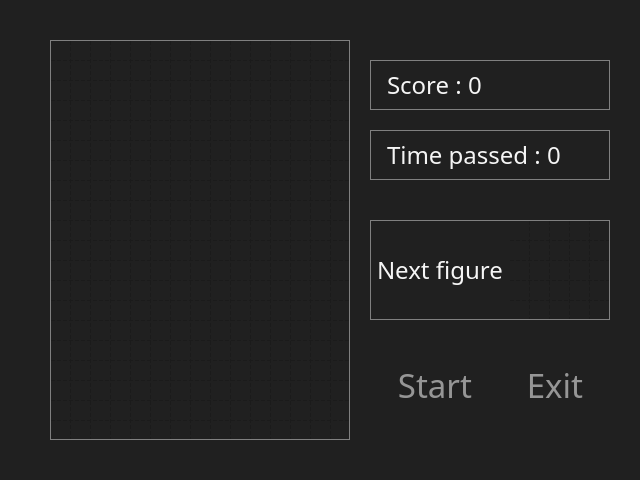
<?xml version="1.0" encoding="UTF-8"?>
<ui version="4.0">
 <class>Dialog</class>
 <widget class="QDialog" name="Dialog">
  <property name="geometry">
   <rect>
    <x>0</x>
    <y>0</y>
    <width>640</width>
    <height>480</height>
   </rect>
  </property>
  <property name="sizePolicy">
   <sizepolicy hsizetype="Fixed" vsizetype="Fixed">
    <horstretch>0</horstretch>
    <verstretch>0</verstretch>
   </sizepolicy>
  </property>
  <property name="windowTitle">
   <string>Game</string>
  </property>
  <property name="styleSheet">
   <string notr="true">background-color: rgb(32, 32, 32);</string>
  </property>
  <widget class="QTableWidget" name="PlayTable">
   <property name="enabled">
    <bool>false</bool>
   </property>
   <property name="geometry">
    <rect>
     <x>50</x>
     <y>40</y>
     <width>300</width>
     <height>400</height>
    </rect>
   </property>
   <property name="sizePolicy">
    <sizepolicy hsizetype="Fixed" vsizetype="Fixed">
     <horstretch>0</horstretch>
     <verstretch>0</verstretch>
    </sizepolicy>
   </property>
   <property name="minimumSize">
    <size>
     <width>300</width>
     <height>400</height>
    </size>
   </property>
   <property name="maximumSize">
    <size>
     <width>300</width>
     <height>400</height>
    </size>
   </property>
   <property name="font">
    <font>
     <pointsize>2</pointsize>
    </font>
   </property>
   <property name="cursor" stdset="0">
    <cursorShape>CrossCursor</cursorShape>
   </property>
   <property name="focusPolicy">
    <enum>Qt::NoFocus</enum>
   </property>
   <property name="styleSheet">
    <string notr="true">color: rgba(0,0,0,0);
border: 1px solid grey;
text-indent: 50px;
letter-spacing: -10px;
line-height: 0.8;
white-space: nowrap;
padding: 0;
margin: 0;</string>
   </property>
   <property name="frameShape">
    <enum>QFrame::Panel</enum>
   </property>
   <property name="frameShadow">
    <enum>QFrame::Plain</enum>
   </property>
   <property name="verticalScrollBarPolicy">
    <enum>Qt::ScrollBarAlwaysOff</enum>
   </property>
   <property name="horizontalScrollBarPolicy">
    <enum>Qt::ScrollBarAlwaysOff</enum>
   </property>
   <property name="sizeAdjustPolicy">
    <enum>QAbstractScrollArea::AdjustToContents</enum>
   </property>
   <property name="autoScroll">
    <bool>false</bool>
   </property>
   <property name="autoScrollMargin">
    <number>0</number>
   </property>
   <property name="editTriggers">
    <set>QAbstractItemView::NoEditTriggers</set>
   </property>
   <property name="tabKeyNavigation">
    <bool>false</bool>
   </property>
   <property name="showDropIndicator" stdset="0">
    <bool>false</bool>
   </property>
   <property name="dragDropOverwriteMode">
    <bool>false</bool>
   </property>
   <property name="selectionMode">
    <enum>QAbstractItemView::NoSelection</enum>
   </property>
   <property name="textElideMode">
    <enum>Qt::ElideMiddle</enum>
   </property>
   <property name="showGrid">
    <bool>true</bool>
   </property>
   <property name="gridStyle">
    <enum>Qt::DashLine</enum>
   </property>
   <property name="wordWrap">
    <bool>true</bool>
   </property>
   <property name="rowCount">
    <number>20</number>
   </property>
   <property name="columnCount">
    <number>15</number>
   </property>
   <attribute name="horizontalHeaderVisible">
    <bool>false</bool>
   </attribute>
   <attribute name="horizontalHeaderMinimumSectionSize">
    <number>0</number>
   </attribute>
   <attribute name="horizontalHeaderDefaultSectionSize">
    <number>20</number>
   </attribute>
   <attribute name="horizontalHeaderHighlightSections">
    <bool>false</bool>
   </attribute>
   <attribute name="verticalHeaderVisible">
    <bool>false</bool>
   </attribute>
   <attribute name="verticalHeaderMinimumSectionSize">
    <number>0</number>
   </attribute>
   <attribute name="verticalHeaderDefaultSectionSize">
    <number>20</number>
   </attribute>
   <attribute name="verticalHeaderHighlightSections">
    <bool>false</bool>
   </attribute>
   <row/>
   <row/>
   <row/>
   <row/>
   <row/>
   <row/>
   <row/>
   <row/>
   <row/>
   <row/>
   <row/>
   <row/>
   <row/>
   <row/>
   <row/>
   <row/>
   <row/>
   <row/>
   <row/>
   <row/>
   <column/>
   <column/>
   <column/>
   <column/>
   <column/>
   <column/>
   <column/>
   <column/>
   <column/>
   <column/>
   <column/>
   <column/>
   <column/>
   <column/>
   <column/>
   <item row="0" column="0">
    <property name="text">
     <string>1</string>
    </property>
   </item>
  </widget>
  <widget class="QLabel" name="ScoreText">
   <property name="geometry">
    <rect>
     <x>370</x>
     <y>60</y>
     <width>240</width>
     <height>50</height>
    </rect>
   </property>
   <property name="sizePolicy">
    <sizepolicy hsizetype="Fixed" vsizetype="Fixed">
     <horstretch>0</horstretch>
     <verstretch>0</verstretch>
    </sizepolicy>
   </property>
   <property name="minimumSize">
    <size>
     <width>240</width>
     <height>50</height>
    </size>
   </property>
   <property name="maximumSize">
    <size>
     <width>240</width>
     <height>50</height>
    </size>
   </property>
   <property name="font">
    <font>
     <family>TF2 Secondary</family>
     <pointsize>18</pointsize>
    </font>
   </property>
   <property name="cursor">
    <cursorShape>IBeamCursor</cursorShape>
   </property>
   <property name="styleSheet">
    <string notr="true">Border: 1px solid grey;
padding: 10px;
color: rgb(245, 245, 245);</string>
   </property>
   <property name="text">
    <string>Score : 0</string>
   </property>
  </widget>
  <widget class="QLabel" name="TimeText">
   <property name="geometry">
    <rect>
     <x>370</x>
     <y>130</y>
     <width>240</width>
     <height>50</height>
    </rect>
   </property>
   <property name="sizePolicy">
    <sizepolicy hsizetype="Fixed" vsizetype="Fixed">
     <horstretch>0</horstretch>
     <verstretch>0</verstretch>
    </sizepolicy>
   </property>
   <property name="minimumSize">
    <size>
     <width>240</width>
     <height>50</height>
    </size>
   </property>
   <property name="maximumSize">
    <size>
     <width>240</width>
     <height>50</height>
    </size>
   </property>
   <property name="font">
    <font>
     <family>TF2 Secondary</family>
     <pointsize>18</pointsize>
    </font>
   </property>
   <property name="cursor">
    <cursorShape>IBeamCursor</cursorShape>
   </property>
   <property name="styleSheet">
    <string notr="true">Border: 1px solid grey;
padding: 10px;
color: rgb(245, 245, 245);</string>
   </property>
   <property name="text">
    <string>Time passed : 0</string>
   </property>
  </widget>
  <widget class="QPushButton" name="ExitButton">
   <property name="geometry">
    <rect>
     <x>500</x>
     <y>360</y>
     <width>110</width>
     <height>50</height>
    </rect>
   </property>
   <property name="sizePolicy">
    <sizepolicy hsizetype="Fixed" vsizetype="Fixed">
     <horstretch>0</horstretch>
     <verstretch>0</verstretch>
    </sizepolicy>
   </property>
   <property name="minimumSize">
    <size>
     <width>110</width>
     <height>50</height>
    </size>
   </property>
   <property name="maximumSize">
    <size>
     <width>110</width>
     <height>50</height>
    </size>
   </property>
   <property name="font">
    <font>
     <family>TF2</family>
     <pointsize>25</pointsize>
    </font>
   </property>
   <property name="cursor">
    <cursorShape>PointingHandCursor</cursorShape>
   </property>
   <property name="styleSheet">
    <string notr="true">QPushButton {
background-color: rgba(255, 255, 255, 0);
border: 0;
color: rgb(150, 150, 150);
}
QPushButton:hover{
background-color: rgba(255, 255, 255, 45);
color: rgb(255,255,255);
}
</string>
   </property>
   <property name="text">
    <string>Exit</string>
   </property>
  </widget>
  <widget class="QPushButton" name="PauseButton">
   <property name="geometry">
    <rect>
     <x>380</x>
     <y>360</y>
     <width>110</width>
     <height>50</height>
    </rect>
   </property>
   <property name="sizePolicy">
    <sizepolicy hsizetype="Fixed" vsizetype="Fixed">
     <horstretch>0</horstretch>
     <verstretch>0</verstretch>
    </sizepolicy>
   </property>
   <property name="minimumSize">
    <size>
     <width>110</width>
     <height>50</height>
    </size>
   </property>
   <property name="maximumSize">
    <size>
     <width>110</width>
     <height>50</height>
    </size>
   </property>
   <property name="font">
    <font>
     <family>TF2</family>
     <pointsize>25</pointsize>
    </font>
   </property>
   <property name="cursor">
    <cursorShape>PointingHandCursor</cursorShape>
   </property>
   <property name="styleSheet">
    <string notr="true">QPushButton {
background-color: rgba(255, 255, 255, 0);
border: 0;
color: rgb(150, 150, 150);
}
QPushButton:hover{
background-color: rgba(255, 255, 255, 45);
color: rgb(255,255,255);
}
</string>
   </property>
   <property name="text">
    <string>Start</string>
   </property>
  </widget>
  <widget class="QTableWidget" name="FigureWindow">
   <property name="geometry">
    <rect>
     <x>510</x>
     <y>220</y>
     <width>100</width>
     <height>100</height>
    </rect>
   </property>
   <property name="sizePolicy">
    <sizepolicy hsizetype="Fixed" vsizetype="Fixed">
     <horstretch>0</horstretch>
     <verstretch>0</verstretch>
    </sizepolicy>
   </property>
   <property name="minimumSize">
    <size>
     <width>100</width>
     <height>100</height>
    </size>
   </property>
   <property name="maximumSize">
    <size>
     <width>100</width>
     <height>100</height>
    </size>
   </property>
   <property name="font">
    <font>
     <pointsize>8</pointsize>
    </font>
   </property>
   <property name="focusPolicy">
    <enum>Qt::NoFocus</enum>
   </property>
   <property name="styleSheet">
    <string notr="true">Border: 1px solid grey;
border-left: 0px;
color: rgba(0,0,0,0);

</string>
   </property>
   <property name="frameShape">
    <enum>QFrame::Panel</enum>
   </property>
   <property name="frameShadow">
    <enum>QFrame::Plain</enum>
   </property>
   <property name="verticalScrollBarPolicy">
    <enum>Qt::ScrollBarAlwaysOff</enum>
   </property>
   <property name="horizontalScrollBarPolicy">
    <enum>Qt::ScrollBarAlwaysOff</enum>
   </property>
   <property name="sizeAdjustPolicy">
    <enum>QAbstractScrollArea::AdjustToContents</enum>
   </property>
   <property name="autoScroll">
    <bool>false</bool>
   </property>
   <property name="autoScrollMargin">
    <number>0</number>
   </property>
   <property name="editTriggers">
    <set>QAbstractItemView::NoEditTriggers</set>
   </property>
   <property name="tabKeyNavigation">
    <bool>false</bool>
   </property>
   <property name="showDropIndicator" stdset="0">
    <bool>false</bool>
   </property>
   <property name="dragDropOverwriteMode">
    <bool>false</bool>
   </property>
   <property name="selectionMode">
    <enum>QAbstractItemView::NoSelection</enum>
   </property>
   <property name="textElideMode">
    <enum>Qt::ElideMiddle</enum>
   </property>
   <property name="gridStyle">
    <enum>Qt::DashLine</enum>
   </property>
   <property name="cornerButtonEnabled">
    <bool>false</bool>
   </property>
   <property name="rowCount">
    <number>5</number>
   </property>
   <property name="columnCount">
    <number>5</number>
   </property>
   <attribute name="horizontalHeaderVisible">
    <bool>false</bool>
   </attribute>
   <attribute name="horizontalHeaderMinimumSectionSize">
    <number>0</number>
   </attribute>
   <attribute name="horizontalHeaderDefaultSectionSize">
    <number>20</number>
   </attribute>
   <attribute name="horizontalHeaderHighlightSections">
    <bool>false</bool>
   </attribute>
   <attribute name="verticalHeaderVisible">
    <bool>false</bool>
   </attribute>
   <attribute name="verticalHeaderMinimumSectionSize">
    <number>0</number>
   </attribute>
   <attribute name="verticalHeaderDefaultSectionSize">
    <number>20</number>
   </attribute>
   <attribute name="verticalHeaderHighlightSections">
    <bool>false</bool>
   </attribute>
   <row/>
   <row/>
   <row/>
   <row/>
   <row/>
   <column/>
   <column/>
   <column/>
   <column/>
   <column/>
  </widget>
  <widget class="QLabel" name="textFigure">
   <property name="geometry">
    <rect>
     <x>370</x>
     <y>220</y>
     <width>140</width>
     <height>100</height>
    </rect>
   </property>
   <property name="sizePolicy">
    <sizepolicy hsizetype="Fixed" vsizetype="Fixed">
     <horstretch>0</horstretch>
     <verstretch>0</verstretch>
    </sizepolicy>
   </property>
   <property name="minimumSize">
    <size>
     <width>140</width>
     <height>100</height>
    </size>
   </property>
   <property name="maximumSize">
    <size>
     <width>140</width>
     <height>100</height>
    </size>
   </property>
   <property name="font">
    <font>
     <family>TF2 Secondary</family>
     <pointsize>18</pointsize>
    </font>
   </property>
   <property name="styleSheet">
    <string notr="true">color: rgb(245, 245, 245);
Border: 1px solid grey;
border-right: 0px;</string>
   </property>
   <property name="text">
    <string>Next figure : </string>
   </property>
  </widget>
 </widget>
 <resources/>
 <connections/>
</ui>
